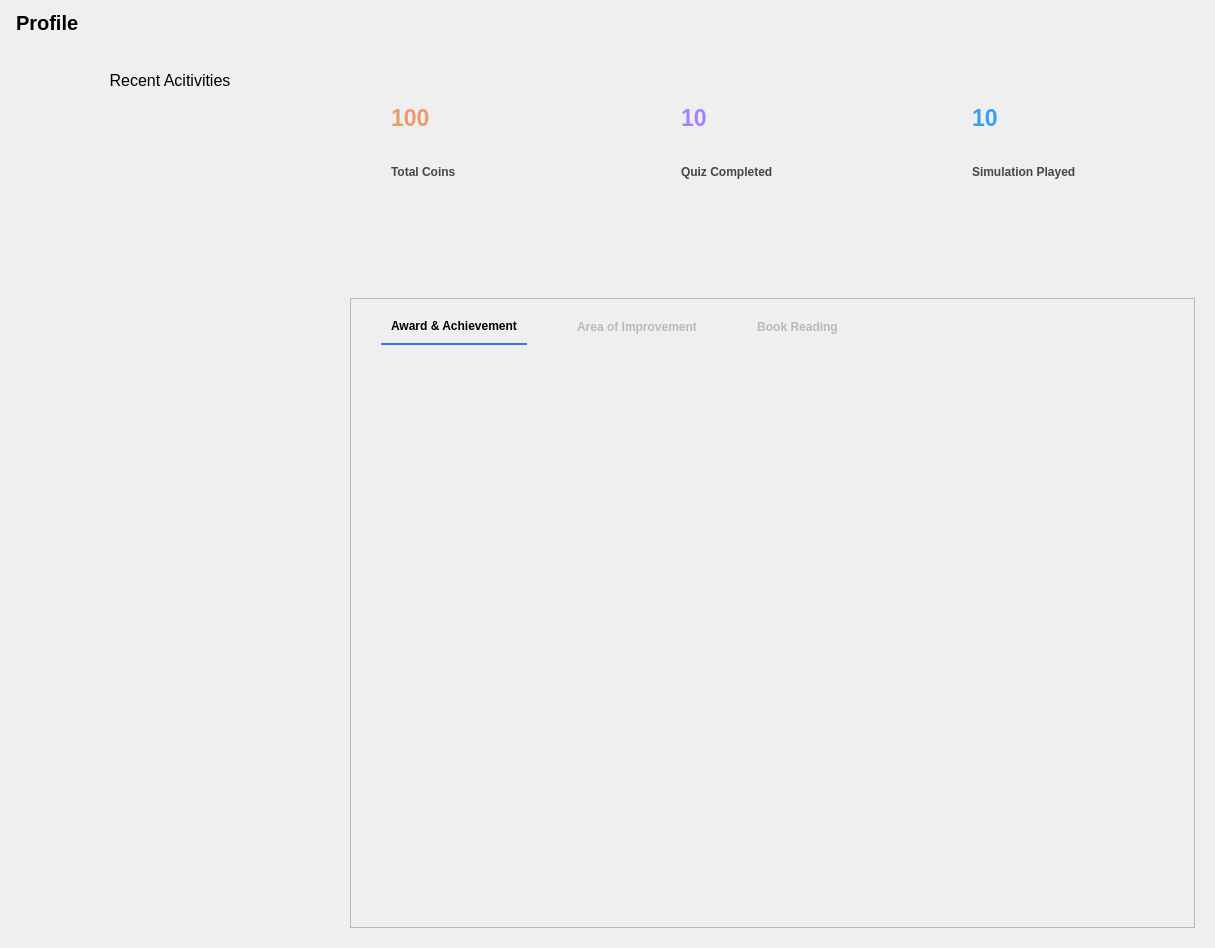
<?xml version="1.0" encoding="UTF-8"?>
<ui version="4.0">
 <class>Form</class>
 <widget class="QWidget" name="Form">
  <property name="geometry">
   <rect>
    <x>0</x>
    <y>0</y>
    <width>1215</width>
    <height>948</height>
   </rect>
  </property>
  <property name="windowTitle">
   <string>Form</string>
  </property>
  <property name="styleSheet">
   <string notr="true">#section_title {
	font-size: 15pt;
    font-weight: bold;
	border: none;
	padding-bottom: 10px;
	border-bottom: 2px solid #eeeff3;
}

.ShadowFrame {
	background-color: white;
	border-radius: 20%;
}

#activity_label {
	font-size: 12pt;
	padding-bottom: 10px;
	border: none;
	border-bottom: 2px solid #eeeff3;
}

#coin_count {
	font-size: 17pt;
	font-weight: bold;
	color: #ec9a6b;
	
}

#quiz_count {
	font-size: 17pt;
	font-weight: bold;
	color: #a285fe;
	
}

#simulation_count {
	font-size: 17pt;
	font-weight: bold;
	color: #399ef0;
	
}

#coin_label, #quiz_label, #simulation_label {
	color: #464646;
	font-weight: bold;
}

#coin_frame, #quiz_frame, #simulation_frame {
	padding-left: 30px
}

#horizontalWidget {
	border-bottom: 2px solid #eeeff3;
}

#horizontalWidget QPushButton {
	border: none;
	margin: 0px 10px 0px 10px;
	padding: 0px 10px 10px 10px;
	color: #b9b9bb;
	font-weight: bold;
}

#horizontalWidget QPushButton:checked {
	border-bottom: 2px solid #4070f4;
	color: black;
}

#improvement_list {
	font-weight: bold;
}

#reading_page QCheckBox::indicator {
	border: 2px solid #6cc8d5;
    width: 13px;
    height: 13px;
    border-radius: 4px;
    background: white;
}

#reading_page QCheckBox::indicator:checked {
    background: #6cc8d5;
}
</string>
  </property>
  <layout class="QVBoxLayout" name="verticalLayout">
   <item>
    <widget class="QLabel" name="section_title">
     <property name="sizePolicy">
      <sizepolicy hsizetype="Preferred" vsizetype="Maximum">
       <horstretch>0</horstretch>
       <verstretch>0</verstretch>
      </sizepolicy>
     </property>
     <property name="text">
      <string>Profile</string>
     </property>
    </widget>
   </item>
   <item>
    <widget class="QWidget" name="main_widget" native="true">
     <layout class="QHBoxLayout" name="main_layout">
      <property name="spacing">
       <number>30</number>
      </property>
      <item alignment="Qt::AlignTop">
       <widget class="ShadowFrame" name="activity_frame">
        <property name="minimumSize">
         <size>
          <width>300</width>
          <height>500</height>
         </size>
        </property>
        <property name="maximumSize">
         <size>
          <width>400</width>
          <height>500</height>
         </size>
        </property>
        <property name="frameShape">
         <enum>QFrame::NoFrame</enum>
        </property>
        <property name="frameShadow">
         <enum>QFrame::Raised</enum>
        </property>
        <layout class="QVBoxLayout" name="verticalLayout_4">
         <property name="spacing">
          <number>0</number>
         </property>
         <item alignment="Qt::AlignTop">
          <widget class="QLabel" name="activity_label">
           <property name="sizePolicy">
            <sizepolicy hsizetype="Preferred" vsizetype="Maximum">
             <horstretch>0</horstretch>
             <verstretch>0</verstretch>
            </sizepolicy>
           </property>
           <property name="text">
            <string>Recent Acitivities</string>
           </property>
           <property name="alignment">
            <set>Qt::AlignCenter</set>
           </property>
          </widget>
         </item>
         <item>
          <layout class="QVBoxLayout" name="activity_container">
           <property name="leftMargin">
            <number>11</number>
           </property>
           <property name="topMargin">
            <number>11</number>
           </property>
           <property name="rightMargin">
            <number>11</number>
           </property>
           <property name="bottomMargin">
            <number>11</number>
           </property>
          </layout>
         </item>
         <item>
          <spacer name="verticalSpacer">
           <property name="orientation">
            <enum>Qt::Vertical</enum>
           </property>
           <property name="sizeHint" stdset="0">
            <size>
             <width>20</width>
             <height>40</height>
            </size>
           </property>
          </spacer>
         </item>
        </layout>
       </widget>
      </item>
      <item>
       <layout class="QVBoxLayout" name="verticalLayout_5">
        <property name="spacing">
         <number>30</number>
        </property>
        <item>
         <layout class="QHBoxLayout" name="horizontalLayout">
          <property name="spacing">
           <number>30</number>
          </property>
          <property name="topMargin">
           <number>0</number>
          </property>
          <item>
           <widget class="ShadowFrame" name="coin_frame">
            <property name="minimumSize">
             <size>
              <width>0</width>
              <height>150</height>
             </size>
            </property>
            <property name="frameShape">
             <enum>QFrame::NoFrame</enum>
            </property>
            <property name="frameShadow">
             <enum>QFrame::Raised</enum>
            </property>
            <layout class="QHBoxLayout" name="horizontalLayout_2">
             <property name="leftMargin">
              <number>11</number>
             </property>
             <item>
              <layout class="QVBoxLayout" name="verticalLayout_2">
               <property name="spacing">
                <number>0</number>
               </property>
               <item alignment="Qt::AlignLeft">
                <widget class="QLabel" name="coin_count">
                 <property name="text">
                  <string>100</string>
                 </property>
                </widget>
               </item>
               <item alignment="Qt::AlignLeft|Qt::AlignTop">
                <widget class="QLabel" name="coin_label">
                 <property name="text">
                  <string>Total Coins</string>
                 </property>
                </widget>
               </item>
              </layout>
             </item>
             <item alignment="Qt::AlignHCenter|Qt::AlignVCenter">
              <widget class="QLabel" name="label">
               <property name="text">
                <string/>
               </property>
               <property name="pixmap">
                <pixmap>../resources/images/coin.png</pixmap>
               </property>
               <property name="alignment">
                <set>Qt::AlignCenter</set>
               </property>
              </widget>
             </item>
            </layout>
           </widget>
          </item>
          <item>
           <widget class="ShadowFrame" name="quiz_frame">
            <property name="minimumSize">
             <size>
              <width>0</width>
              <height>150</height>
             </size>
            </property>
            <property name="frameShape">
             <enum>QFrame::NoFrame</enum>
            </property>
            <property name="frameShadow">
             <enum>QFrame::Raised</enum>
            </property>
            <layout class="QHBoxLayout" name="horizontalLayout_3">
             <item>
              <layout class="QVBoxLayout" name="verticalLayout_7">
               <property name="spacing">
                <number>0</number>
               </property>
               <item alignment="Qt::AlignLeft">
                <widget class="QLabel" name="quiz_count">
                 <property name="text">
                  <string>10</string>
                 </property>
                </widget>
               </item>
               <item alignment="Qt::AlignLeft|Qt::AlignTop">
                <widget class="QLabel" name="quiz_label">
                 <property name="text">
                  <string>Quiz Completed</string>
                 </property>
                </widget>
               </item>
              </layout>
             </item>
             <item alignment="Qt::AlignHCenter|Qt::AlignVCenter">
              <widget class="QLabel" name="label_4">
               <property name="text">
                <string/>
               </property>
               <property name="pixmap">
                <pixmap>../resources/images/quiz.png</pixmap>
               </property>
              </widget>
             </item>
            </layout>
           </widget>
          </item>
          <item>
           <widget class="ShadowFrame" name="simulation_frame">
            <property name="minimumSize">
             <size>
              <width>0</width>
              <height>150</height>
             </size>
            </property>
            <property name="frameShape">
             <enum>QFrame::NoFrame</enum>
            </property>
            <property name="frameShadow">
             <enum>QFrame::Raised</enum>
            </property>
            <layout class="QHBoxLayout" name="horizontalLayout_4">
             <item>
              <layout class="QVBoxLayout" name="verticalLayout_9">
               <property name="spacing">
                <number>0</number>
               </property>
               <item alignment="Qt::AlignLeft">
                <widget class="QLabel" name="simulation_count">
                 <property name="text">
                  <string>10</string>
                 </property>
                </widget>
               </item>
               <item alignment="Qt::AlignLeft|Qt::AlignTop">
                <widget class="QLabel" name="simulation_label">
                 <property name="text">
                  <string>Simulation Played</string>
                 </property>
                </widget>
               </item>
              </layout>
             </item>
             <item alignment="Qt::AlignHCenter|Qt::AlignVCenter">
              <widget class="QLabel" name="label_2">
               <property name="text">
                <string/>
               </property>
               <property name="pixmap">
                <pixmap>../resources/images/processing.png</pixmap>
               </property>
               <property name="alignment">
                <set>Qt::AlignCenter</set>
               </property>
              </widget>
             </item>
            </layout>
           </widget>
          </item>
         </layout>
        </item>
        <item>
         <widget class="ShadowFrame" name="frame">
          <property name="maximumSize">
           <size>
            <width>16777215</width>
            <height>630</height>
           </size>
          </property>
          <property name="styleSheet">
           <string notr="true"/>
          </property>
          <property name="frameShape">
           <enum>QFrame::StyledPanel</enum>
          </property>
          <property name="frameShadow">
           <enum>QFrame::Raised</enum>
          </property>
          <layout class="QVBoxLayout" name="verticalLayout_3">
           <property name="spacing">
            <number>0</number>
           </property>
           <property name="leftMargin">
            <number>20</number>
           </property>
           <property name="topMargin">
            <number>20</number>
           </property>
           <property name="rightMargin">
            <number>20</number>
           </property>
           <property name="bottomMargin">
            <number>20</number>
           </property>
           <item>
            <widget class="QWidget" name="horizontalWidget" native="true">
             <layout class="QHBoxLayout" name="horizontalLayout_5">
              <property name="spacing">
               <number>20</number>
              </property>
              <property name="leftMargin">
               <number>0</number>
              </property>
              <property name="topMargin">
               <number>0</number>
              </property>
              <property name="rightMargin">
               <number>0</number>
              </property>
              <property name="bottomMargin">
               <number>0</number>
              </property>
              <item alignment="Qt::AlignLeft">
               <widget class="QPushButton" name="award_btn">
                <property name="text">
                 <string>Award &amp;&amp; Achievement</string>
                </property>
                <property name="checkable">
                 <bool>true</bool>
                </property>
                <property name="checked">
                 <bool>true</bool>
                </property>
               </widget>
              </item>
              <item alignment="Qt::AlignLeft">
               <widget class="QPushButton" name="improvement_btn">
                <property name="text">
                 <string>Area of Improvement</string>
                </property>
                <property name="checkable">
                 <bool>true</bool>
                </property>
               </widget>
              </item>
              <item alignment="Qt::AlignLeft">
               <widget class="QPushButton" name="reading_btn">
                <property name="text">
                 <string>Book Reading</string>
                </property>
                <property name="checkable">
                 <bool>true</bool>
                </property>
               </widget>
              </item>
              <item>
               <spacer name="horizontalSpacer">
                <property name="orientation">
                 <enum>Qt::Horizontal</enum>
                </property>
                <property name="sizeHint" stdset="0">
                 <size>
                  <width>40</width>
                  <height>20</height>
                 </size>
                </property>
               </spacer>
              </item>
             </layout>
            </widget>
           </item>
           <item>
            <widget class="QStackedWidget" name="stackedWidget">
             <property name="sizePolicy">
              <sizepolicy hsizetype="Preferred" vsizetype="Expanding">
               <horstretch>0</horstretch>
               <verstretch>0</verstretch>
              </sizepolicy>
             </property>
             <widget class="QWidget" name="award_page">
              <layout class="QGridLayout" name="gridLayout">
               <item row="0" column="0">
                <widget class="QLabel" name="badge_1">
                 <property name="sizePolicy">
                  <sizepolicy hsizetype="Minimum" vsizetype="Maximum">
                   <horstretch>0</horstretch>
                   <verstretch>0</verstretch>
                  </sizepolicy>
                 </property>
                 <property name="text">
                  <string/>
                 </property>
                 <property name="pixmap">
                  <pixmap>../resources/images/b4.png</pixmap>
                 </property>
                 <property name="alignment">
                  <set>Qt::AlignCenter</set>
                 </property>
                </widget>
               </item>
               <item row="0" column="1">
                <widget class="QLabel" name="badge_2">
                 <property name="sizePolicy">
                  <sizepolicy hsizetype="Minimum" vsizetype="Maximum">
                   <horstretch>0</horstretch>
                   <verstretch>0</verstretch>
                  </sizepolicy>
                 </property>
                 <property name="text">
                  <string/>
                 </property>
                 <property name="pixmap">
                  <pixmap>../resources/images/b4.png</pixmap>
                 </property>
                 <property name="alignment">
                  <set>Qt::AlignCenter</set>
                 </property>
                </widget>
               </item>
               <item row="0" column="2">
                <widget class="QLabel" name="badge_3">
                 <property name="sizePolicy">
                  <sizepolicy hsizetype="Minimum" vsizetype="Maximum">
                   <horstretch>0</horstretch>
                   <verstretch>0</verstretch>
                  </sizepolicy>
                 </property>
                 <property name="text">
                  <string/>
                 </property>
                 <property name="pixmap">
                  <pixmap>../resources/images/b4.png</pixmap>
                 </property>
                 <property name="alignment">
                  <set>Qt::AlignCenter</set>
                 </property>
                </widget>
               </item>
               <item row="0" column="3">
                <widget class="QLabel" name="badge_4">
                 <property name="sizePolicy">
                  <sizepolicy hsizetype="Minimum" vsizetype="Maximum">
                   <horstretch>0</horstretch>
                   <verstretch>0</verstretch>
                  </sizepolicy>
                 </property>
                 <property name="text">
                  <string/>
                 </property>
                 <property name="pixmap">
                  <pixmap>../resources/images/b8.png</pixmap>
                 </property>
                 <property name="alignment">
                  <set>Qt::AlignCenter</set>
                 </property>
                </widget>
               </item>
               <item row="1" column="0">
                <widget class="QLabel" name="badge_5">
                 <property name="sizePolicy">
                  <sizepolicy hsizetype="Minimum" vsizetype="Maximum">
                   <horstretch>0</horstretch>
                   <verstretch>0</verstretch>
                  </sizepolicy>
                 </property>
                 <property name="text">
                  <string/>
                 </property>
                 <property name="pixmap">
                  <pixmap>../resources/images/b0.png</pixmap>
                 </property>
                 <property name="alignment">
                  <set>Qt::AlignCenter</set>
                 </property>
                </widget>
               </item>
               <item row="1" column="1">
                <widget class="QLabel" name="badge_6">
                 <property name="sizePolicy">
                  <sizepolicy hsizetype="Minimum" vsizetype="Maximum">
                   <horstretch>0</horstretch>
                   <verstretch>0</verstretch>
                  </sizepolicy>
                 </property>
                 <property name="text">
                  <string/>
                 </property>
                 <property name="pixmap">
                  <pixmap>../resources/images/b0.png</pixmap>
                 </property>
                 <property name="alignment">
                  <set>Qt::AlignCenter</set>
                 </property>
                </widget>
               </item>
               <item row="1" column="2">
                <widget class="QLabel" name="badge_7">
                 <property name="sizePolicy">
                  <sizepolicy hsizetype="Minimum" vsizetype="Maximum">
                   <horstretch>0</horstretch>
                   <verstretch>0</verstretch>
                  </sizepolicy>
                 </property>
                 <property name="text">
                  <string/>
                 </property>
                 <property name="pixmap">
                  <pixmap>../resources/images/b0.png</pixmap>
                 </property>
                 <property name="alignment">
                  <set>Qt::AlignCenter</set>
                 </property>
                </widget>
               </item>
               <item row="1" column="3">
                <widget class="QLabel" name="badge_8">
                 <property name="sizePolicy">
                  <sizepolicy hsizetype="Minimum" vsizetype="Maximum">
                   <horstretch>0</horstretch>
                   <verstretch>0</verstretch>
                  </sizepolicy>
                 </property>
                 <property name="text">
                  <string/>
                 </property>
                 <property name="pixmap">
                  <pixmap>../resources/images/b8.png</pixmap>
                 </property>
                 <property name="alignment">
                  <set>Qt::AlignCenter</set>
                 </property>
                </widget>
               </item>
              </layout>
             </widget>
             <widget class="QWidget" name="improvement_page">
              <layout class="QVBoxLayout" name="verticalLayout_6">
               <item>
                <widget class="QListWidget" name="improvement_list">
                 <property name="focusPolicy">
                  <enum>Qt::NoFocus</enum>
                 </property>
                 <property name="frameShape">
                  <enum>QFrame::NoFrame</enum>
                 </property>
                 <property name="showDropIndicator" stdset="0">
                  <bool>false</bool>
                 </property>
                 <property name="selectionMode">
                  <enum>QAbstractItemView::NoSelection</enum>
                 </property>
                 <property name="selectionBehavior">
                  <enum>QAbstractItemView::SelectRows</enum>
                 </property>
                </widget>
               </item>
              </layout>
             </widget>
             <widget class="QWidget" name="reading_page">
              <property name="sizePolicy">
               <sizepolicy hsizetype="Maximum" vsizetype="Maximum">
                <horstretch>0</horstretch>
                <verstretch>0</verstretch>
               </sizepolicy>
              </property>
              <layout class="QVBoxLayout" name="verticalLayout_8">
               <property name="spacing">
                <number>20</number>
               </property>
               <item>
                <widget class="QLabel" name="label_3">
                 <property name="text">
                  <string>By checking off a box, you mark a reading as completed, indicating that you’ve understood the content and don’t wish to revisit it. Conversely, if you want to review a reading, simply uncheck the box to mark it for revision.</string>
                 </property>
                 <property name="wordWrap">
                  <bool>true</bool>
                 </property>
                </widget>
               </item>
               <item>
                <layout class="QHBoxLayout" name="horizontalLayout_6">
                 <property name="topMargin">
                  <number>0</number>
                 </property>
                 <item>
                  <layout class="QGridLayout" name="reading_layout">
                   <property name="horizontalSpacing">
                    <number>20</number>
                   </property>
                   <property name="verticalSpacing">
                    <number>10</number>
                   </property>
                  </layout>
                 </item>
                 <item>
                  <spacer name="horizontalSpacer_2">
                   <property name="orientation">
                    <enum>Qt::Horizontal</enum>
                   </property>
                   <property name="sizeHint" stdset="0">
                    <size>
                     <width>40</width>
                     <height>20</height>
                    </size>
                   </property>
                  </spacer>
                 </item>
                </layout>
               </item>
               <item>
                <spacer name="verticalSpacer_2">
                 <property name="orientation">
                  <enum>Qt::Vertical</enum>
                 </property>
                 <property name="sizeHint" stdset="0">
                  <size>
                   <width>20</width>
                   <height>40</height>
                  </size>
                 </property>
                </spacer>
               </item>
              </layout>
             </widget>
            </widget>
           </item>
          </layout>
         </widget>
        </item>
       </layout>
      </item>
     </layout>
    </widget>
   </item>
  </layout>
 </widget>
 <customwidgets>
  <customwidget>
   <class>ShadowFrame</class>
   <extends>QFrame</extends>
   <header location="global">widgets/shadow.h</header>
   <container>1</container>
  </customwidget>
 </customwidgets>
 <resources/>
 <connections/>
</ui>
